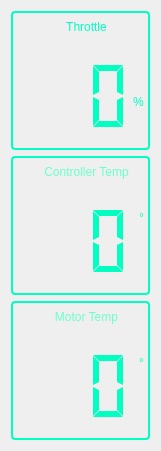
        <widget class="QWidget" name="verticalLayoutWidget">
         <property name="geometry">
          <rect>
           <x>0</x>
           <y>0</y>
           <width>161</width>
           <height>451</height>
          </rect>
         </property>
         <layout class="QVBoxLayout" name="dvl1">
          <item>
           <layout class="QHBoxLayout" name="dhl13">
            <item>
             <widget class="QFrame" name="throttle">
              <property name="styleSheet">
               <string notr="true">QFrame{
border: 1.5px solid #00ffc1;
border-radius: 4px;
padding: 2px;
font: 75 italic 11pt &quot;Halvetica&quot; ;
color: #00ffc1;
background: transparent;
}

QFrame[warning=&quot;true&quot;] {
border: 4px solid #ffff99;
border-radius: 4px;
padding: 2px;
font: 75 italic 11pt &quot;Halvetica&quot; ;
color: #00ffc1;
background: transparent;
}

QFrame[warning2=&quot;true&quot;] {
border: 4px solid #ff4d4d;
border-radius: 4px;
padding: 2px;
font: 75 italic 11pt &quot;Halvetica&quot; ;
color: #00ffc1;
background: transparent;
}
</string>
              </property>
              <property name="frameShape">
               <enum>QFrame::StyledPanel</enum>
              </property>
              <property name="frameShadow">
               <enum>QFrame::Raised</enum>
              </property>
              <widget class="QLabel" name="label_4">
               <property name="geometry">
                <rect>
                 <x>0</x>
                 <y>0</y>
                 <width>151</width>
                 <height>31</height>
                </rect>
               </property>
               <property name="styleSheet">
                <string notr="true">border: none;
font: 14pt &quot;Ubuntu&quot;;
</string>
               </property>
               <property name="text">
                <string>Throttle</string>
               </property>
               <property name="alignment">
                <set>Qt::AlignCenter</set>
               </property>
              </widget>
              <widget class="QLCDNumber" name="throttleLcd">
               <property name="geometry">
                <rect>
                 <x>0</x>
                 <y>30</y>
                 <width>121</width>
                 <height>111</height>
                </rect>
               </property>
               <property name="sizePolicy">
                <sizepolicy hsizetype="Minimum" vsizetype="Minimum">
                 <horstretch>0</horstretch>
                 <verstretch>0</verstretch>
                </sizepolicy>
               </property>
               <property name="font">
                <font>
                 <family>Ubuntu</family>
                 <pointsize>16</pointsize>
                 <weight>50</weight>
                 <italic>false</italic>
                 <bold>false</bold>
                </font>
               </property>
               <property name="styleSheet">
                <string notr="true">QLCDNumber{
border: none;
font: 16pt &quot;Ubuntu&quot;;
color:  &quot;#00ffc1&quot;;
}

QLCDNumber[warning=&quot;true&quot;] {
border: none;
font: 16pt &quot;Ubuntu&quot;;
color:  &quot;#ffff99&quot;;
}

QLCDNumber[warning2=&quot;true&quot;] {
border: none;
font: 16pt &quot;Ubuntu&quot;;
color:  &quot;#ff4d4d&quot;;
}</string>
               </property>
               <property name="frameShape">
                <enum>QFrame::StyledPanel</enum>
               </property>
               <property name="frameShadow">
                <enum>QFrame::Sunken</enum>
               </property>
               <property name="lineWidth">
                <number>5</number>
               </property>
               <property name="smallDecimalPoint">
                <bool>false</bool>
               </property>
               <property name="digitCount">
                <number>3</number>
               </property>
               <property name="segmentStyle">
                <enum>QLCDNumber::Flat</enum>
               </property>
               <property name="value" stdset="0">
                <double>0.000000000000000</double>
               </property>
               <property name="intValue" stdset="0">
                <number>0</number>
               </property>
              </widget>
              <widget class="QLabel" name="label_5">
               <property name="geometry">
                <rect>
                 <x>120</x>
                 <y>40</y>
                 <width>41</width>
                 <height>101</height>
                </rect>
               </property>
               <property name="styleSheet">
                <string notr="true">border: none;
font: 22pt &quot;Ubuntu&quot;;
color:  &quot;#00ffc1&quot;;</string>
               </property>
               <property name="text">
                <string>%</string>
               </property>
               <property name="alignment">
                <set>Qt::AlignJustify|Qt::AlignVCenter</set>
               </property>
              </widget>
             </widget>
            </item>
           </layout>
          </item>
          <item>
           <layout class="QHBoxLayout" name="dhl12">
            <item>
             <widget class="QFrame" name="contrTemp">
              <property name="styleSheet">
               <string notr="true">QFrame{
border: 1.5px solid #00ffc1;
border-radius: 4px;
padding: 2px;
font: 75 italic 11pt &quot;Halvetica&quot; ;
color: #00ffc1;
background: transparent;
}

QFrame[warning=&quot;true&quot;] {
border: 4px solid #ffff99;
border-radius: 4px;
padding: 2px;
font: 75 italic 11pt &quot;Halvetica&quot; ;
color: #00ffc1;
background: transparent;
}

QFrame[warning2=&quot;true&quot;] {
border: 4px solid #ff4d4d;
border-radius: 4px;
padding: 2px;
font: 75 italic 11pt &quot;Halvetica&quot; ;
color: #00ffc1;
background: transparent;
}
</string>
              </property>
              <property name="frameShape">
               <enum>QFrame::StyledPanel</enum>
              </property>
              <property name="frameShadow">
               <enum>QFrame::Raised</enum>
              </property>
              <widget class="QLabel" name="label_6">
               <property name="geometry">
                <rect>
                 <x>0</x>
                 <y>0</y>
                 <width>151</width>
                 <height>31</height>
                </rect>
               </property>
               <property name="styleSheet">
                <string notr="true">border: none;
font: 12pt &quot;Ubuntu&quot;;
color:  #6affcd;</string>
               </property>
               <property name="text">
                <string>Controller Temp</string>
               </property>
               <property name="alignment">
                <set>Qt::AlignCenter</set>
               </property>
              </widget>
              <widget class="QLCDNumber" name="contrTempLcd">
               <property name="geometry">
                <rect>
                 <x>0</x>
                 <y>30</y>
                 <width>121</width>
                 <height>111</height>
                </rect>
               </property>
               <property name="sizePolicy">
                <sizepolicy hsizetype="Minimum" vsizetype="Minimum">
                 <horstretch>0</horstretch>
                 <verstretch>0</verstretch>
                </sizepolicy>
               </property>
               <property name="font">
                <font>
                 <family>Ubuntu</family>
                 <pointsize>16</pointsize>
                 <weight>50</weight>
                 <italic>false</italic>
                 <bold>false</bold>
                </font>
               </property>
               <property name="styleSheet">
                <string notr="true">QLCDNumber{
border: none;
font: 16pt &quot;Ubuntu&quot;;
color:  &quot;#00ffc1&quot;;
}

QLCDNumber[warning=&quot;true&quot;] {
border: none;
font: 16pt &quot;Ubuntu&quot;;
color:  &quot;#ffff99&quot;;
}

QLCDNumber[warning2=&quot;true&quot;] {
border: none;
font: 16pt &quot;Ubuntu&quot;;
color:  &quot;#ff4d4d&quot;;
}</string>
               </property>
               <property name="frameShape">
                <enum>QFrame::StyledPanel</enum>
               </property>
               <property name="frameShadow">
                <enum>QFrame::Sunken</enum>
               </property>
               <property name="lineWidth">
                <number>5</number>
               </property>
               <property name="digitCount">
                <number>3</number>
               </property>
               <property name="segmentStyle">
                <enum>QLCDNumber::Flat</enum>
               </property>
              </widget>
              <widget class="QLabel" name="label_7">
               <property name="geometry">
                <rect>
                 <x>110</x>
                 <y>50</y>
                 <width>41</width>
                 <height>91</height>
                </rect>
               </property>
               <property name="styleSheet">
                <string notr="true">border: none;
font: 26pt &quot;Ubuntu&quot;;
color:  &quot;#00ffc1&quot;;</string>
               </property>
               <property name="text">
                <string>°</string>
               </property>
               <property name="alignment">
                <set>Qt::AlignHCenter|Qt::AlignTop</set>
               </property>
              </widget>
             </widget>
            </item>
           </layout>
          </item>
          <item>
           <layout class="QHBoxLayout" name="dhl11">
            <item>
             <widget class="QFrame" name="motorTemp">
              <property name="styleSheet">
               <string notr="true">QFrame{
border: 1.5px solid #00ffc1;
border-radius: 4px;
padding: 2px;
font: 75 italic 11pt &quot;Halvetica&quot; ;
color: #00ffc1;
background: transparent;
}

QFrame[warning=&quot;true&quot;] {
border: 4px solid #ffff99;
border-radius: 4px;
padding: 2px;
font: 75 italic 11pt &quot;Halvetica&quot; ;
color: #00ffc1;
background: transparent;
}

QFrame[warning2=&quot;true&quot;] {
border: 4px solid #ff4d4d;
border-radius: 4px;
padding: 2px;
font: 75 italic 11pt &quot;Halvetica&quot; ;
color: #00ffc1;
background: transparent;
}
</string>
              </property>
              <property name="frameShape">
               <enum>QFrame::StyledPanel</enum>
              </property>
              <property name="frameShadow">
               <enum>QFrame::Raised</enum>
              </property>
              <widget class="QLabel" name="label_9">
               <property name="geometry">
                <rect>
                 <x>0</x>
                 <y>0</y>
                 <width>151</width>
                 <height>31</height>
                </rect>
               </property>
               <property name="styleSheet">
                <string notr="true">border: none;
font: 12pt &quot;Ubuntu&quot;;
color:  #6affcd;</string>
               </property>
               <property name="text">
                <string>Motor Temp</string>
               </property>
               <property name="alignment">
                <set>Qt::AlignCenter</set>
               </property>
              </widget>
              <widget class="QLCDNumber" name="motorTempLcd">
               <property name="geometry">
                <rect>
                 <x>0</x>
                 <y>30</y>
                 <width>121</width>
                 <height>111</height>
                </rect>
               </property>
               <property name="sizePolicy">
                <sizepolicy hsizetype="Minimum" vsizetype="Minimum">
                 <horstretch>0</horstretch>
                 <verstretch>0</verstretch>
                </sizepolicy>
               </property>
               <property name="font">
                <font>
                 <family>Ubuntu</family>
                 <pointsize>16</pointsize>
                 <weight>50</weight>
                 <italic>false</italic>
                 <bold>false</bold>
                </font>
               </property>
               <property name="styleSheet">
                <string notr="true">QLCDNumber{
border: none;
font: 16pt &quot;Ubuntu&quot;;
color:  &quot;#00ffc1&quot;;
}

QLCDNumber[warning=&quot;true&quot;] {
border: none;
font: 16pt &quot;Ubuntu&quot;;
color:  &quot;#ffff99&quot;;
}

QLCDNumber[warning2=&quot;true&quot;] {
border: none;
font: 16pt &quot;Ubuntu&quot;;
color:  &quot;#ff4d4d&quot;;
}</string>
               </property>
               <property name="frameShape">
                <enum>QFrame::StyledPanel</enum>
               </property>
               <property name="frameShadow">
                <enum>QFrame::Sunken</enum>
               </property>
               <property name="lineWidth">
                <number>5</number>
               </property>
               <property name="digitCount">
                <number>3</number>
               </property>
               <property name="segmentStyle">
                <enum>QLCDNumber::Flat</enum>
               </property>
              </widget>
              <widget class="QLabel" name="label_8">
               <property name="geometry">
                <rect>
                 <x>110</x>
                 <y>50</y>
                 <width>41</width>
                 <height>91</height>
                </rect>
               </property>
               <property name="styleSheet">
                <string notr="true">border: none;
font: 26pt &quot;Ubuntu&quot;;
color:  &quot;#00ffc1&quot;;</string>
               </property>
               <property name="text">
                <string>°</string>
               </property>
               <property name="alignment">
                <set>Qt::AlignHCenter|Qt::AlignTop</set>
               </property>
              </widget>
             </widget>
            </item>
           </layout>
          </item>
         </layout>
        </widget>
